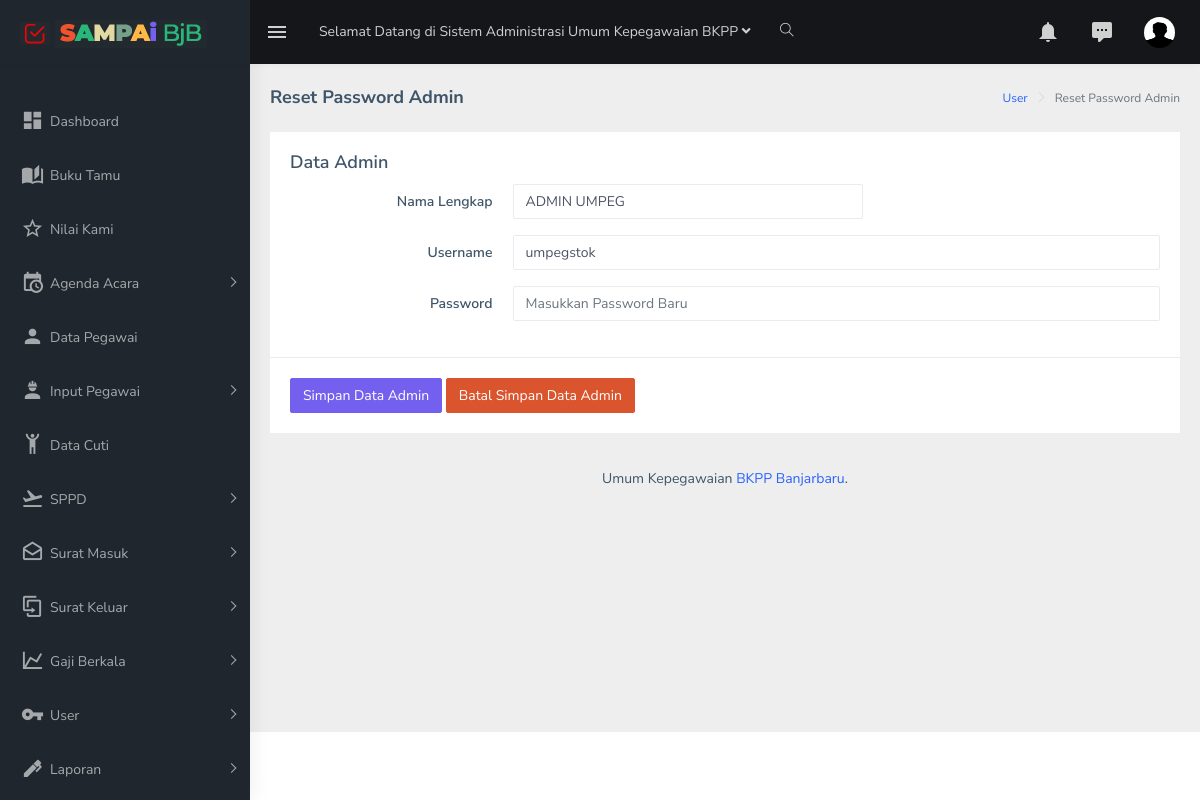
The app's page /reset-password.php?KODE=39 (signed in) with its own data.
### tables this page shows
CREATE TABLE `users` (
  `id` int(10) NOT NULL auto_increment,
  `nama` varchar(30) NOT NULL,
  `pswd` varchar(1000) NOT NULL,
  `email` varchar(40) NOT NULL,
  `pertanyaan` varchar(1000) NOT NULL,
  `jawaban` varchar(1000) NOT NULL,
  `key_forgot` varchar(1000) NOT NULL,
  `lokasi_ad` varchar(200) NOT NULL,
  `kategori` varchar(20) NOT NULL,
  `id_skpd` varchar(15) NOT NULL,
  `tgl` varchar(30) NOT NULL,
  PRIMARY KEY  (`id`),
  UNIQUE KEY `email` (`email`)
);

### assets/include/session.php (called while the page is built, shortened)
<?php
include "koneksi.php";
if (isset($_SESSION['session_login_by_id']))
{
	$user_id = $_SESSION['session_login_by_id'];
	$sql_0 			= "select * from users where id='$user_id'";
	$sql 			= mysqli_query($conn, $sql_0);
	$data 			= mysqli_fetch_array($sql);
	$lokasi_pict 	= $data['lokasi_ad'];
}
else
{
	header("location:login.php");
	exit();
}
?>

### reset-password.php (the view, shortened to what this page needs)
<?PHP
include "assets/include/session.php";
include "assets/include/koneksi.php";
?>
<?
		$KODE			= $_GET['KODE'];
		$sql_utama		= "select * from users where id='$KODE'";
		$sql_2 			= mysqli_query($conn, $sql_utama);
		$data_p 		= mysqli_fetch_array($sql_2);
						$nama		 	= $data_p['nama'];
						$email		 	= $data_p['email'];
?>
<!DOCTYPE html>
<html dir="ltr" lang="en">
<head>
    <link href="assets/libs/flot/css/float-chart.css" rel="stylesheet">
	<link rel="stylesheet" type="text/css" href="assets/libs/select2/dist/css/select2.min.css">
    <link rel="stylesheet" type="text/css" href="assets/libs/jquery-minicolors/jquery.minicolors.css">
    <link rel="stylesheet" type="text/css" href="assets/libs/bootstrap-datepicker/dist/css/bootstrap-datepicker.min.css">
    <link rel="stylesheet" type="text/css" href="assets/libs/quill/dist/quill.snow.css">
    <link href="dist/css/style.min.css" rel="stylesheet">
</head>
<body>
    <div id="main-wrapper">
       <?php include "pages/header.php";?>
       <?php include "pages/sidebar.php";?>
        <div class="page-wrapper">
             <div class="page-breadcrumb">
                <div class="row">
                    <div class="col-12 d-flex no-block align-items-center">
                        <h4 class="page-title">Reset Password Admin </h4>
                        <div class="ml-auto text-right">
                            <nav aria-label="breadcrumb">
                                <ol class="breadcrumb">
                                    <li class="breadcrumb-item"><a href="#">User</a></li>
                                    <li class="breadcrumb-item active" aria-current="page">Reset Password Admin</li>
                                </ol>
                            </nav>
                        </div>
                    </div>
                </div>
            </div>
            <div class="container-fluid">
                <div class="row">
                   <div class="col-md-12">
                        <div class="card">
                            <form class="form-horizontal" action='assets/include/update-admin.php' method='post' enctype='multipart/form-data'>
                                <div class="card-body">
                                    <h4 class="card-title">Data Admin </h4>
                                    <div class="form-group row">
                                        <label for="fname" class="col-sm-3 text-right control-label col-form-label">Nama Lengkap</label>
										<div class="col-sm-5">
                                            <input type="text" name="admin" class="form-control" id="fname"  required placeholder="Nama Lengkap" value="<? echo $nama; ?>">
                                        </div>
                                    </div>
                                    <div class="form-group row">
                                        <label for="lname" class="col-sm-3 text-right control-label col-form-label">Username</label>
                                        <div class="col-sm-9">
                                            <input type="text" name="email" class="form-control" id="email1" maxlength="18" required placeholder="Username" value="<? echo $email; ?>">
                                        </div>
                                    </div>
									<div class="form-group row">
                                        <label for="lname" class="col-sm-3 text-right control-label col-form-label">Password</label>
                                        <div class="col-sm-9">
                                            <input type="password" name="pswd" class="form-control" id="lname" placeholder="Masukkan Password Baru" required>
                                        </div>
                                    </div>
                                </div>
                                <div class="border-top">
                                    <div class="card-body">
                                        <button type="submit" class="btn btn-primary">Simpan Data Admin</button> <button type="reset" class="btn btn-danger">Batal Simpan Data Admin</button>
                                    </div>
                                </div>
                            </form>
                        </div>
                </div>
            </div>
            <?php include "pages/footer.php"; ?>
        </div>
    </div>
</body>
</html>

### pages/header.php (shortened to what this page needs)
<header class="topbar" data-navbarbg="skin5">
           <nav class="navbar top-navbar navbar-expand-md navbar-dark">
               <div class="navbar-header" data-logobg="skin5">
                   <a class="navbar-brand" href="html/ltr/index.html">
                       <b class="logo-icon p-l-10">
                           <img src="assets/images/logo-icon.png" alt="homepage" class="light-logo" />                        </b>
                       <span class="logo-text">
                            <img src="assets/images/logo-text.png" alt="homepage" class="light-logo" />                        </span>
                   </a>
                   </div>
               <div class="navbar-collapse collapse" id="navbarSupportedContent" data-navbarbg="skin5">
                   <ul class="navbar-nav float-left mr-auto">
                       <li class="nav-item d-none d-md-block"><a class="nav-link sidebartoggler waves-effect waves-light" href="javascript:void(0)" data-sidebartype="mini-sidebar"><i class="mdi mdi-menu font-24"></i></a></li>
                       <li class="nav-item dropdown">
                           <a class="nav-link dropdown-toggle" href="#" id="navbarDropdown" role="button" data-toggle="dropdown" aria-haspopup="true" aria-expanded="false">
                           <?php include "title-2.php";?>
                       </li>
                       <li class="nav-item search-box"> <a class="nav-link waves-effect waves-dark" href="javascript:void(0)"><i class="ti-search"></i></a>
                       </li>
                   </ul>
                   <ul class="navbar-nav float-right">
                       <li class="nav-item dropdown">
                           <a class="nav-link dropdown-toggle waves-effect waves-dark" href="" data-toggle="dropdown" aria-haspopup="true" aria-expanded="false"> <i class="mdi mdi-bell font-24"></i>                            </a>
                       </li>
                       <li class="nav-item dropdown">
                           <a class="nav-link dropdown-toggle waves-effect waves-dark" href="" id="2" data-toggle="dropdown" aria-haspopup="true" aria-expanded="false"> <i class="font-24 mdi mdi-comment-processing"></i>                            </a>
                       </li>
                       <li class="nav-item dropdown">
                           <a class="nav-link dropdown-toggle text-muted waves-effect waves-dark pro-pic" href="" data-toggle="dropdown" aria-haspopup="true" aria-expanded="false"><img src="assets/include/<?php echo $lokasi_pict; ?>" alt="user" class="rounded-circle" width="31" height="31"></a>
                       </li>
                   </ul>
               </div>
           </nav>
       </header>

### records on screen
users: lokasi_ad (picture)
users: admin "ADMIN UMPEG", email "umpegstok"
